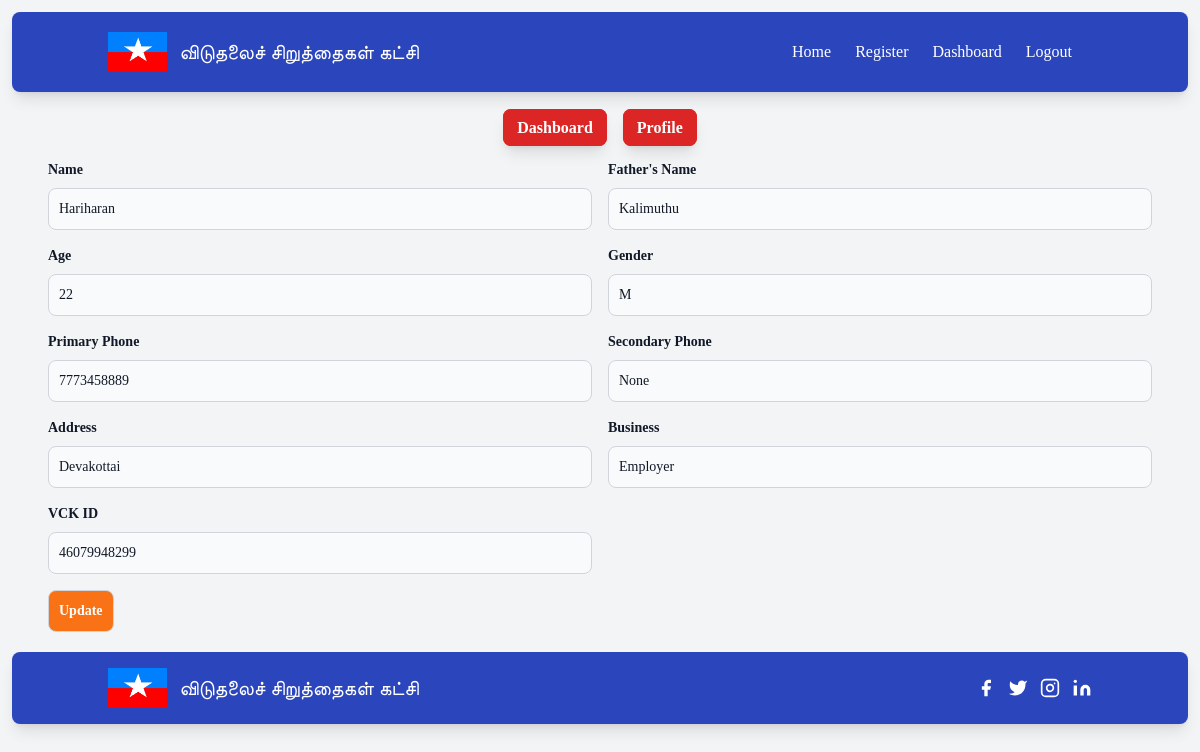
Page /profile (signed in) on the earlier database version.
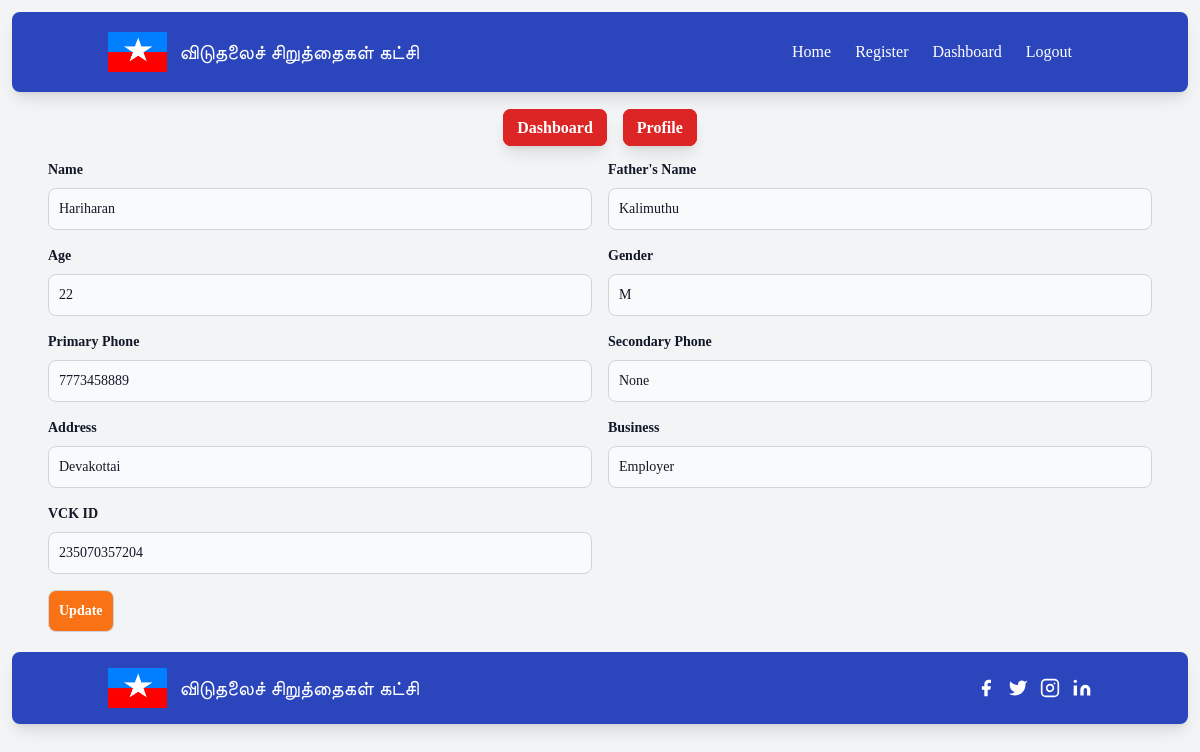
Same page on the later database version.
### base/models.py (models this page shows, shortened)
class User(AbstractUser):
    name = models.CharField(max_length=500,blank=False,null=True)
    gender = models.CharField(max_length=1, choices=GENDER_CHOICES,blank=False,null=True)
    age = models.CharField(max_length=500,null=True,blank=False)
    fathersname = models.CharField(max_length=500,null=True,blank=False)
    primary_phone = models.CharField(max_length=500,blank=False,null=True)
    second_phone = models.CharField(max_length=500,blank=True,null=True)
    address = models.TextField(blank=False,null=True)
    business = models.CharField(max_length=500,blank=False,null=True)
    document = models.FileField(upload_to ='uploads/')
    photo = models.ImageField(upload_to="photo/",blank=True)
    vck_id = models.IntegerField(blank = True,unique=True)
    card_front = models.ImageField(upload_to="members/card_front",blank=True,null = True)
    card_back = models.ImageField(upload_to="members/card_back",blank=True,null = True)
    USERNAME_FIELD = 'username'
    REQUIRED_FILEDS = ['username']

### base/views.py (the view)
# urls.py: path('profile',views.profile,name="profile"),
@login_required(login_url="login")
def profile(request):
    if request.user.is_authenticated:
        return render(request,'profile.html')
    else:
        return redirect('login')

### base/templates/profile.html (shortened to what the changed rows need)
{% extends 'base.html' %}
{% load static %}
{% block content %}
<form method="POST" action="{% url 'profileupdate' %}">
<div class="flex flex-wrap px-10">
          <div class="w-full md:w-1/2 p-2">
            <label for="name" class="block mb-2 text-sm font-semibold text-gray-900 dark:text-gray-300">Name</label>
            <input type="text" id="name" value="{{request.user.name}}" name="name"
                class="bg-gray-50 border border-gray-300 text-gray-900 text-sm rounded-lg focus:ring-blue-500 focus:border-blue-500 block w-full p-2.5 dark:bg-gray-700 dark:border-gray-600 dark:placeholder-gray-400 dark:text-white dark:focus:ring-blue-500 dark:focus:border-blue-500"
                disabled>
        </div>
        <div class="w-full md:w-1/2 p-2">
            <label for="fathers_name" class="block mb-2 text-sm font-semibold text-gray-900 dark:text-gray-300">Father's
                Name</label>
            <input type="text" id="fathers_name" value="{{request.user.fathersname}}" name="fathersname"
                class="bg-gray-50 border border-gray-300 text-gray-900 text-sm rounded-lg focus:ring-blue-500 focus:border-blue-500 block w-full p-2.5 dark:bg-gray-700 dark:border-gray-600 dark:placeholder-gray-400 dark:text-white dark:focus:ring-blue-500 dark:focus:border-blue-500"
                disabled>
        </div>
        <div class="w-full md:w-1/2 p-2">
            <label for="Age" class="block mb-2 text-sm font-semibold text-gray-900 dark:text-gray-300">Age</label>
            <input type="text" id="Age" value="{{request.user.age}}" name="age"
                class="bg-gray-50 border border-gray-300 text-gray-900 text-sm rounded-lg focus:ring-blue-500 focus:border-blue-500 block w-full p-2.5 dark:bg-gray-700 dark:border-gray-600 dark:placeholder-gray-400 dark:text-white dark:focus:ring-blue-500 dark:focus:border-blue-500">
        </div>
        <div class="w-full md:w-1/2 p-2">
            <label for="gender" class="block mb-2 text-sm font-semibold text-gray-900 dark:text-gray-300">Gender
            </label>
            <input type="text" id="gender" name="gender"
                class="bg-gray-50 border border-gray-300 text-gray-900 text-sm rounded-lg focus:ring-blue-500 focus:border-blue-500 block w-full p-2.5 dark:bg-gray-700 dark:border-gray-600 dark:placeholder-gray-400 dark:text-white dark:focus:ring-blue-500 dark:focus:border-blue-500"
                value="{{request.user.gender}}">
        </div>
        <div class="w-full md:w-1/2 p-2">
            <label for="p_phone" class="block mb-2 text-sm font-semibold text-gray-900 dark:text-gray-300">Primary
                Phone
            </label>
            <input type="text" id="p_phone" value="{{request.user.primary_phone}}" name="primary_phone"
                class="bg-gray-50 border border-gray-300 text-gray-900 text-sm rounded-lg focus:ring-blue-500 focus:border-blue-500 block w-full p-2.5 dark:bg-gray-700 dark:border-gray-600 dark:placeholder-gray-400 dark:text-white dark:focus:ring-blue-500 dark:focus:border-blue-500">
        </div>
        <div class="w-full md:w-1/2 p-2">
            <label for="s_phone" class="block mb-2 text-sm font-semibold text-gray-900 dark:text-gray-300">Secondary
                Phone
            </label>
            <input type="text" id="s_phone" value="{{request.user.second_phone}}" name="second_phone"
                class="bg-gray-50 border border-gray-300 text-gray-900 text-sm rounded-lg focus:ring-blue-500 focus:border-blue-500 block w-full p-2.5 dark:bg-gray-700 dark:border-gray-600 dark:placeholder-gray-400 dark:text-white dark:focus:ring-blue-500 dark:focus:border-blue-500">
        </div>
        <div class="w-full md:w-1/2 p-2">
            <label for="address" class="block mb-2 text-sm font-semibold text-gray-900 dark:text-gray-300">Address
            </label>
            <input type="text" id="address" value="{{request.user.address}}" name="address"
                class="bg-gray-50 border border-gray-300 text-gray-900 text-sm rounded-lg focus:ring-blue-500 focus:border-blue-500 block w-full p-2.5 dark:bg-gray-700 dark:border-gray-600 dark:placeholder-gray-400 dark:text-white dark:focus:ring-blue-500 dark:focus:border-blue-500">
        </div>
        <div class="w-full md:w-1/2 p-2">
            <label for="business" class="block mb-2 text-sm font-semibold text-gray-900 dark:text-gray-300">Business
            </label>
            <input type="text" id="business" value="{{request.user.business}}" name="business"
                class="bg-gray-50 border border-gray-300 text-gray-900 text-sm rounded-lg focus:ring-blue-500 focus:border-blue-500 block w-full p-2.5 dark:bg-gray-700 dark:border-gray-600 dark:placeholder-gray-400 dark:text-white dark:focus:ring-blue-500 dark:focus:border-blue-500">
        </div>
        <div class="w-full md:w-1/2 p-2">
            <label for="vck_id" class="block mb-2 text-sm font-semibold text-gray-900 dark:text-gray-300">VCK ID
            </label>
            <input type="text" id="vck_id" value="{{request.user.vck_id}}"
                class="bg-gray-50 border border-gray-300 text-gray-900 text-sm rounded-lg focus:ring-blue-500 focus:border-blue-500 block w-full p-2.5 dark:bg-gray-700 dark:border-gray-600 dark:placeholder-gray-400 dark:text-white dark:focus:ring-blue-500 dark:focus:border-blue-500"
                disabled>
        </div>
</div>
</form>
{% endblock %}

Differences in the rows shown:
changed User "Hariharan": user.vck_id "46079948299" → "235070357204"
